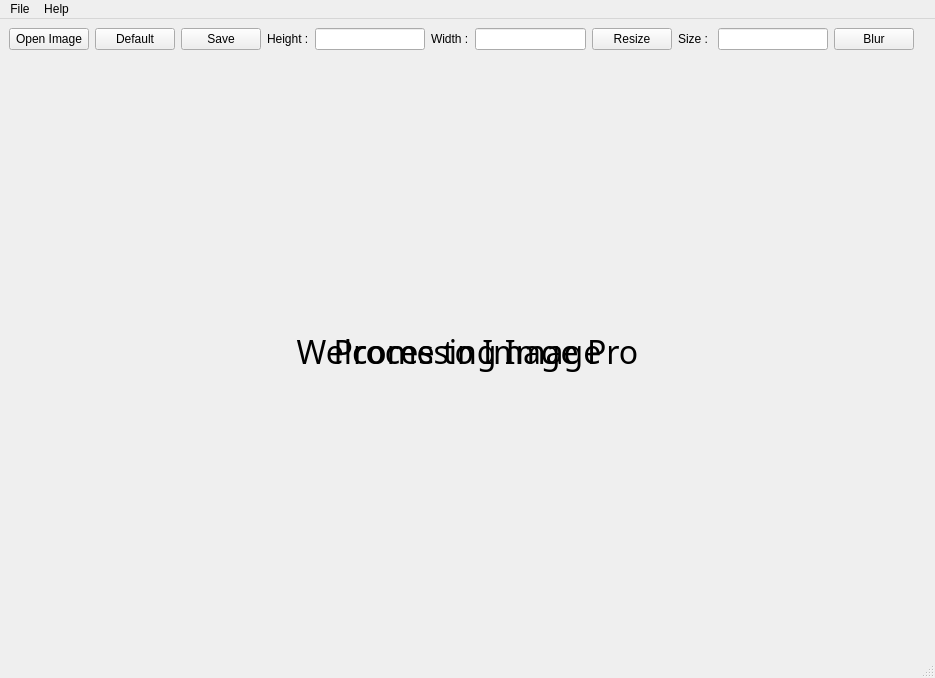
<?xml version="1.0" encoding="UTF-8"?>
<ui version="4.0">
 <class>imgpro</class>
 <widget class="QMainWindow" name="imgpro">
  <property name="geometry">
   <rect>
    <x>0</x>
    <y>0</y>
    <width>935</width>
    <height>678</height>
   </rect>
  </property>
  <property name="windowTitle">
   <string>ImgPro</string>
  </property>
  <widget class="QWidget" name="centralwidget">
   <layout class="QGridLayout" name="gridLayout_2">
    <item row="0" column="9">
     <widget class="QLabel" name="label_3">
      <property name="text">
       <string>Size : </string>
      </property>
     </widget>
    </item>
    <item row="1" column="1" colspan="13">
     <widget class="QLabel" name="labelWel">
      <property name="font">
       <font>
        <family>HVD Bodedo</family>
        <pointsize>24</pointsize>
       </font>
      </property>
      <property name="text">
       <string>Welcome to Image Pro</string>
      </property>
      <property name="alignment">
       <set>Qt::AlignCenter</set>
      </property>
     </widget>
    </item>
    <item row="0" column="2">
     <widget class="QPushButton" name="buttonDefault">
      <property name="text">
       <string>Default</string>
      </property>
     </widget>
    </item>
    <item row="0" column="11">
     <widget class="QPushButton" name="buttonBlur">
      <property name="text">
       <string>Blur</string>
      </property>
     </widget>
    </item>
    <item row="0" column="1">
     <widget class="QPushButton" name="buttonOpen">
      <property name="text">
       <string>Open Image</string>
      </property>
     </widget>
    </item>
    <item row="0" column="6">
     <widget class="QLabel" name="label_2">
      <property name="text">
       <string>Width :</string>
      </property>
     </widget>
    </item>
    <item row="1" column="1" colspan="13">
     <layout class="QGridLayout" name="gridShow"/>
    </item>
    <item row="0" column="5">
     <widget class="QLineEdit" name="editH"/>
    </item>
    <item row="1" column="1" colspan="13">
     <widget class="QLabel" name="labelWait">
      <property name="font">
       <font>
        <family>HVD Bodedo</family>
        <pointsize>24</pointsize>
       </font>
      </property>
      <property name="text">
       <string>Processing Image</string>
      </property>
      <property name="alignment">
       <set>Qt::AlignCenter</set>
      </property>
     </widget>
    </item>
    <item row="0" column="7">
     <widget class="QLineEdit" name="editW"/>
    </item>
    <item row="0" column="4">
     <widget class="QLabel" name="label">
      <property name="text">
       <string>Height :</string>
      </property>
     </widget>
    </item>
    <item row="0" column="8">
     <widget class="QPushButton" name="buttonResize">
      <property name="text">
       <string>Resize</string>
      </property>
     </widget>
    </item>
    <item row="0" column="10">
     <widget class="QLineEdit" name="editS"/>
    </item>
    <item row="0" column="3">
     <widget class="QPushButton" name="buttonSave">
      <property name="text">
       <string>Save</string>
      </property>
     </widget>
    </item>
   </layout>
  </widget>
  <widget class="QMenuBar" name="menubar">
   <property name="geometry">
    <rect>
     <x>0</x>
     <y>0</y>
     <width>935</width>
     <height>25</height>
    </rect>
   </property>
   <widget class="QMenu" name="menuHelp">
    <property name="title">
     <string>Help</string>
    </property>
    <addaction name="actionUser_Guide"/>
    <addaction name="separator"/>
    <addaction name="actionAbout"/>
   </widget>
   <widget class="QMenu" name="menuFile">
    <property name="title">
     <string>File</string>
    </property>
    <addaction name="actionHomepage"/>
    <addaction name="separator"/>
    <addaction name="actionOpen_Image"/>
    <addaction name="separator"/>
    <addaction name="actionExit"/>
   </widget>
   <addaction name="menuFile"/>
   <addaction name="menuHelp"/>
  </widget>
  <widget class="QStatusBar" name="statusbar"/>
  <action name="actionUser_Guide">
   <property name="text">
    <string>User Guide</string>
   </property>
  </action>
  <action name="actionAbout">
   <property name="text">
    <string>About</string>
   </property>
  </action>
  <action name="actionHomepage">
   <property name="text">
    <string>Homepage</string>
   </property>
   <property name="shortcut">
    <string>Ctrl+H</string>
   </property>
  </action>
  <action name="actionOpen_Image">
   <property name="text">
    <string>Open Image</string>
   </property>
   <property name="shortcut">
    <string>Ctrl+O</string>
   </property>
  </action>
  <action name="actionExit">
   <property name="text">
    <string>Exit</string>
   </property>
   <property name="shortcut">
    <string>Ctrl+Q</string>
   </property>
  </action>
 </widget>
 <resources/>
 <connections>
  <connection>
   <sender>actionExit</sender>
   <signal>triggered()</signal>
   <receiver>imgpro</receiver>
   <slot>close()</slot>
   <hints>
    <hint type="sourcelabel">
     <x>-1</x>
     <y>-1</y>
    </hint>
    <hint type="destinationlabel">
     <x>399</x>
     <y>299</y>
    </hint>
   </hints>
  </connection>
 </connections>
</ui>
